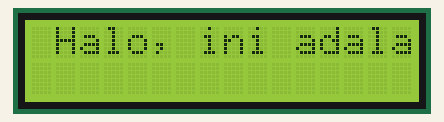
Recording of a sketch running on a simulated ESP32. Parts: 16×2 character LCD.

Above: at 0.24 s.
At 1.19 s:
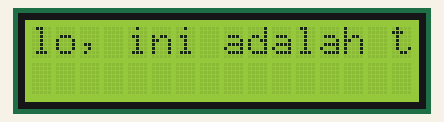
At 2.46 s:
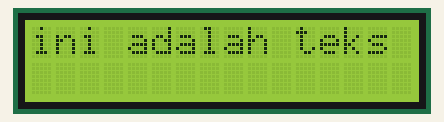
At 5.01 s:
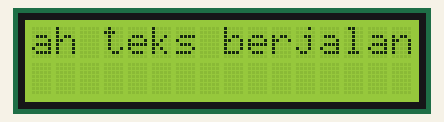
At 7.56 s:
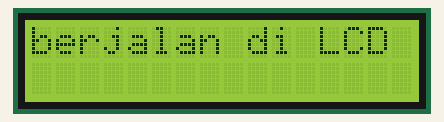
At 10.1 s:
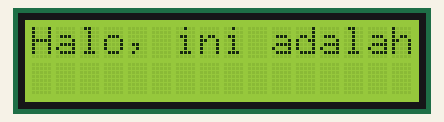

Measured:
- by itself, everything shown: repeats every 9.5 s, in 30 steps

The sketch:

sketch_jun11a.ino
```cpp
#include <Wire.h>
#include <LiquidCrystal_I2C.h>

LiquidCrystal_I2C lcd(0x27, 16, 2); // Ganti alamat sesuai hasil I2C Scanner

String teks = " Halo, ini adalah teks berjalan di LCD 1602! ";
int posisi = 0;

void setup() {
  Wire.begin(21, 22);  // Pin default ESP32 I2C
  lcd.init();
  lcd.backlight();
}

void loop() {
  lcd.clear();
  lcd.setCursor(0, 0);
  lcd.print(teks.substring(posisi, posisi + 16));

  posisi++;
  if (posisi > teks.length() - 16) {
    posisi = 0;
  }

  delay(300); // Kecepatan scroll, bisa diatur
}
```
